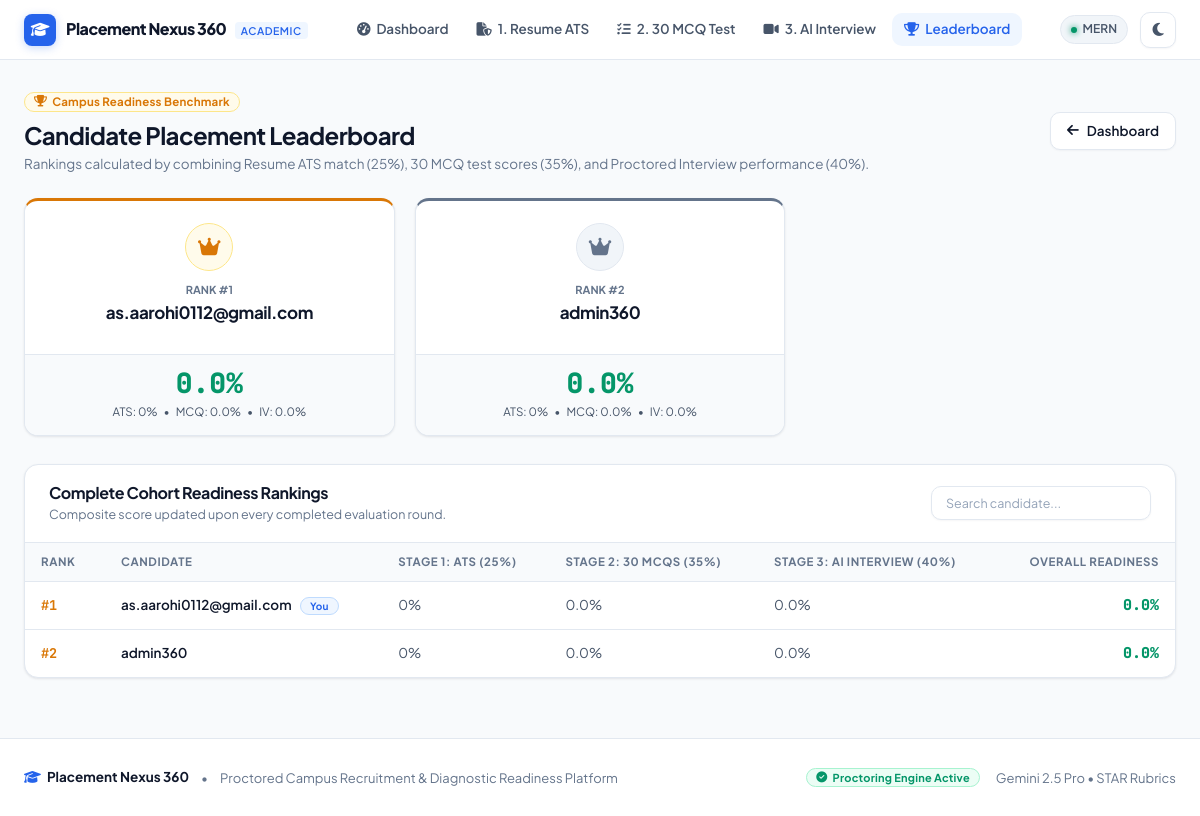
The app's page /leaderboard/ (signed in), older data.
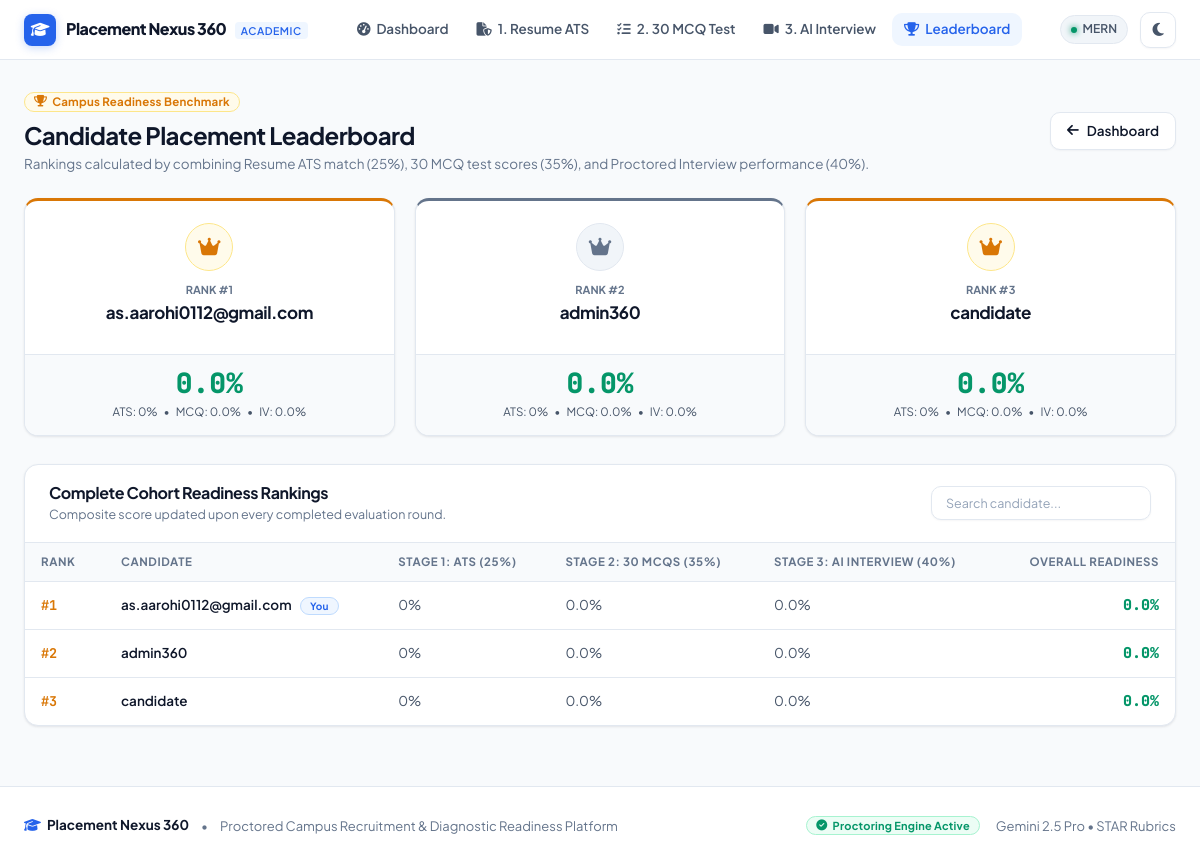
The same page, newer data.
### Placement/models.py (models this page shows, shortened)
class PlacementProgress(models.Model):
    user = models.OneToOneField(User, on_delete=models.CASCADE, related_name='placement_progress')
    resume_completed = models.BooleanField(default=False)
    resume_score = models.IntegerField(default=0)
    mock_passed = models.BooleanField(default=False)
    mock_score = models.FloatField(default=0)
    interview_passed = models.BooleanField(default=False)
    interview_score = models.FloatField(default=0)
    overall_readiness = models.FloatField(default=0)

### Placement/views.py (the view)
# urls.py: path('leaderboard/', views.leaderboard, name='leaderboard'),
@login_required
def leaderboard(request):
    progress_list = PlacementProgress.objects.select_related("user").order_by("-overall_readiness")[:20]
    return render(request, "leaderboard.html", {
        "leaderboard": progress_list,
        "top3": progress_list[:3],
        "others": progress_list[3:]
    })

### Placement/templates/leaderboard.html (shortened to what the changed rows need)
{% extends 'base.html' %}
{% load static %}
{% block content %}
<div class="topbar">
    <div class="topbar-title">
        <h1>Candidate Placement Leaderboard</h1>
    </div>
</div>
<div class="grid-3" style="margin-bottom: 28px; align-items: stretch;">
    {% for p in top3 %}
        <div class="card" style="text-align: center; border-top: 3px solid {% if forloop.counter == 1 %}var(--accent-warning){% elif forloop.counter == 2 %}var(--text-muted){% else %}var(--accent-warning){% endif %}; display: flex; flex-direction: column; justify-content: space-between;">
            <div class="card-body">
                <div style="width: 48px; height: 48px; border-radius: 50%; background: {% if forloop.counter == 1 %}var(--accent-warning-subtle){% elif forloop.counter == 2 %}var(--bg-surface-elevated){% else %}var(--accent-warning-subtle){% endif %}; border: 1px solid {% if forloop.counter == 1 %}var(--accent-warning-border){% elif forloop.counter == 2 %}var(--border){% else %}var(--accent-warning-border){% endif %}; display: flex; align-items: center; justify-content: center; margin: 0 auto 10px; font-size: 20px; color: {% if forloop.counter == 1 %}var(--accent-warning){% elif forloop.counter == 2 %}var(--text-muted){% else %}var(--accent-warning){% endif %};">
                    <i class="fa-solid fa-crown"></i>
                </div>
                <div style="font-size: 11px; font-weight: 700; color: var(--text-muted); text-transform: uppercase;">Rank #{{ forloop.counter }}</div>
                <h3 style="font-size: 17px; color: var(--text-primary); margin: 4px 0 8px; font-weight: 700;">{{ p.user.username }}</h3>
            </div>
            <div class="card-footer" style="flex-direction: column; gap: 6px;">
                <div style="font-size: 28px; font-weight: 800; font-family: 'JetBrains Mono', monospace; color: var(--accent-success); line-height: 1;">
                    {{ p.overall_readiness }}%
                </div>
                <div style="display: flex; justify-content: center; gap: 6px; font-size: 11.5px; color: var(--text-secondary);">
                    <span>ATS: {{ p.resume_score }}%</span> &bull;
                    <span>MCQ: {{ p.mock_score }}%</span> &bull;
                    <span>IV: {{ p.interview_score }}%</span>
                </div>
            </div>
        </div>
    {% empty %}
        <div class="card" style="grid-column: 1 / -1; text-align: center; color: var(--text-muted); padding: 32px;">
            No candidates ranked yet. Complete all 3 preparation rounds to top the campus leaderboard!
        </div>
    {% endfor %}
</div>
<div class="card">
    <div class="card-body" style="padding: 0;">
        <div class="table-responsive">
            <table class="audit-table" id="leaderTable">
                <thead>
                    <tr>
                        <th style="width: 80px;">Rank</th>
                        <th>Candidate</th>
                        <th>Stage 1: ATS (25%)</th>
                        <th>Stage 2: 30 MCQs (35%)</th>
                        <th>Stage 3: AI Interview (40%)</th>
                        <th style="text-align: right;">Overall Readiness</th>
                    </tr>
                </thead>
                <tbody>
                    {% for p in leaderboard %}
                        <tr>
                            <td style="font-weight: 700; font-family: 'JetBrains Mono', monospace; color: {% if forloop.counter <= 3 %}var(--accent-warning){% else %}var(--text-muted){% endif %};">
                                #{{ forloop.counter }}
                            </td>
                            <td style="font-weight: 600; color: var(--text-primary);">
                                {{ p.user.username }}
                                {% if p.user == request.user %}
                                    <span class="badge badge-blue" style="font-size: 10px; margin-left: 6px;">You</span>
                                {% endif %}
                            </td>
                            <td style="color: var(--text-secondary);">
                                {{ p.resume_score }}%
                            </td>
                            <td style="color: var(--text-secondary);">
                                {{ p.mock_score }}%
                            </td>
                            <td style="color: var(--text-secondary);">
                                {{ p.interview_score }}%
                            </td>
                            <td style="text-align: right; font-weight: 800; font-family: 'JetBrains Mono', monospace; font-size: 15px; color: var(--accent-success);">
                                {{ p.overall_readiness }}%
                            </td>
                        </tr>
                    {% empty %}
                        <tr>
                            <td colspan="6" style="text-align: center; padding: 24px; color: var(--text-muted);">
                                No assessment records found.
                            </td>
                        </tr>
                    {% endfor %}
                </tbody>
            </table>
        </div>
    </div>
</div>
{% endblock %}

Row changes from the older to the newer data that the page shows:
added PlacementProgress: user.username "candidate", overall_readiness "0.0", resume_score "0", mock_score "0.0", interview_score "0.0"
